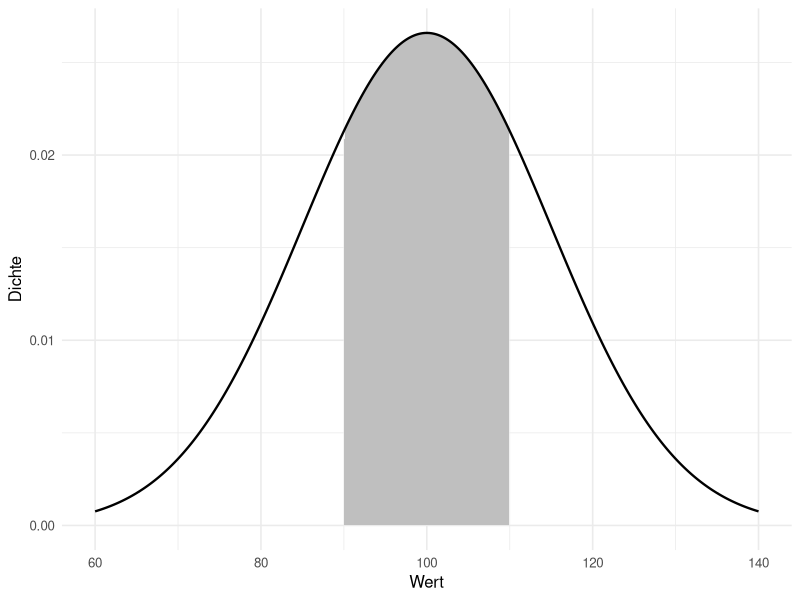
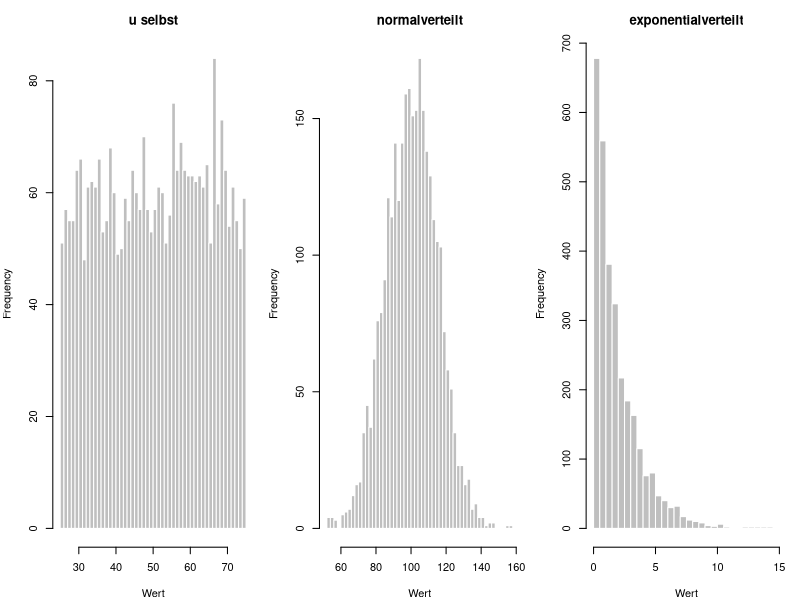
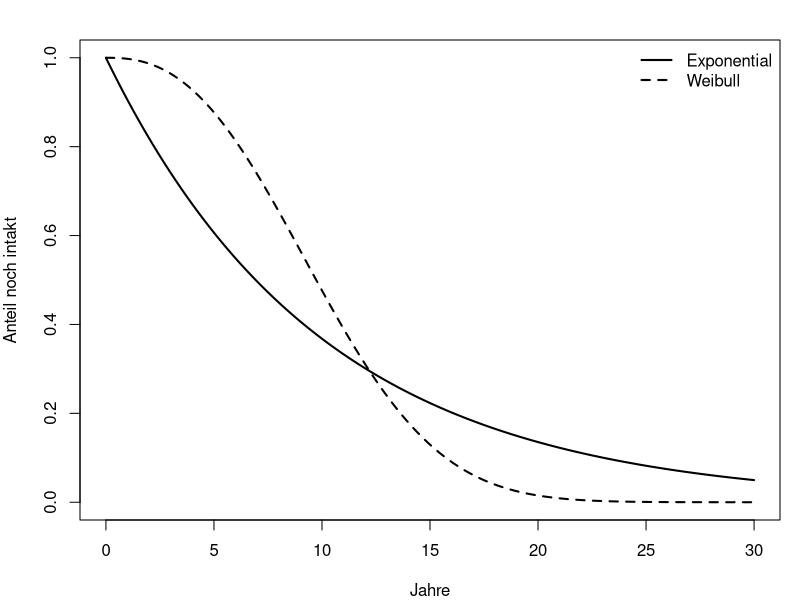

Write R code to recreate these figures, in order.
## ---- chunk 1
#| label: setup-r
#| include: false
library(ggplot2)

theme_set(theme_minimal(base_size = 12))

lehmer <- function(saat, anzahl) {
  s <- saat
  raus <- numeric(anzahl)
  for (k in seq_len(anzahl)) {
    s <- (16807 * s) %% 2147483647
    raus[k] <- s / 2147483647
  }
  raus
}
## ---- chunk 2
#| label: fig-b1-stet-r
#| fig-cap: "Beispiel 1: die Fläche unter der Dichte zwischen 90 und 110 ist die gesuchte Wahrscheinlichkeit."
#| fig-height: 3.2
x <- seq(60, 140, length.out = 400)
d <- dnorm(x, mean = 100, sd = 15)
flaeche <- data.frame(x = x[x >= 90 & x <= 110], y = d[x >= 90 & x <= 110])

ggplot(data.frame(x, d), aes(x, d)) +
  geom_area(data = flaeche, aes(x, y), fill = "grey75") +
  geom_line(linewidth = 0.8) +
  labs(x = "Wert", y = "Dichte")

# Die Flaeche ueber die Verteilungsfunktion
round(pnorm(110, 100, 15) - pnorm(90, 100, 15), 4)

# Der Dichtewert bei 100 - keine Wahrscheinlichkeit
round(dnorm(100, 100, 15), 4)

# Immer engere Intervalle um 100
round(c(
  breite_1 = pnorm(100.5, 100, 15) - pnorm(99.5, 100, 15),
  breite_0.1 = pnorm(100.05, 100, 15) - pnorm(99.95, 100, 15),
  breite_0 = pnorm(100, 100, 15) - pnorm(100, 100, 15)
), 6)

# Eine Dichte groesser als eins: Gleichverteilung auf einem schmalen Intervall
round(dunif(0.05, min = 0, max = 0.1), 2)
## ---- chunk 3
#| label: b2-stet-r
# d: Dichte an einer Stelle
round(dnorm(115, 100, 15), 5)

# p: Anteil unterhalb einer Schranke
round(pnorm(115, 100, 15), 4)

# q: die Schranke zu einem Anteil - die Umkehrung von p
round(qnorm(0.8413, 100, 15), 3)
round(qnorm(c(0.025, 0.5, 0.975), 100, 15), 3)

# r: Zufallszahlen (hier deterministisch ueber die Quantilfunktion)
round(qnorm(lehmer(1234, 5), 100, 15), 2)

# Zwei typische Fragen
round(c(
  anteil_ueber_130 = 1 - pnorm(130, 100, 15),
  anteil_zwischen_85_115 = pnorm(115, 100, 15) - pnorm(85, 100, 15),
  wert_der_top_5_prozent = qnorm(0.95, 100, 15)
), 4)
## ---- chunk 4
#| label: fig-b3-stet-r
#| fig-cap: "Beispiel 3: dieselben gleichverteilten Zahlen, durch drei Quantilfunktionen geschickt."
#| fig-height: 3.2
u <- lehmer(2468, 3000)

normal <- qnorm(u, mean = 100, sd = 15)
exponential <- -log(u) / 0.5          # entspricht qexp(u, rate = 0.5)
gleich <- 25 + 50 * u

par(mfrow = c(1, 3), mar = c(4, 4, 3, 1))
hist(gleich, breaks = 40, col = "grey75", border = "white",
     main = "u selbst", xlab = "Wert")
hist(normal, breaks = 40, col = "grey75", border = "white",
     main = "normalverteilt", xlab = "Wert")
hist(exponential, breaks = 40, col = "grey75", border = "white",
     main = "exponentialverteilt", xlab = "Wert")
par(mfrow = c(1, 1))

# Drei einzelne Werte, durch alle drei Funktionen
beispiel <- c(0.1, 0.5, 0.9)
round(rbind(u = beispiel,
            normal = qnorm(beispiel, 100, 15),
            exponential = qexp(beispiel, rate = 0.5),
            gleich = 25 + 50 * beispiel), 4)

# Stimmen die Kennzahlen?
round(rbind(
  gleich = c(mittel = mean(gleich), sd = sd(gleich),
             erwartet_mittel = 50, erwartet_sd = 50 / sqrt(12)),
  normal = c(mean(normal), sd(normal), 100, 15),
  exponential = c(mean(exponential), sd(exponential), 2, 2)
), 3)
## ---- chunk 5
#| label: fig-b4-stet-r
#| fig-cap: "Beispiel 4: zwei Überlebensfunktionen mit identischer mittlerer Lebensdauer."
#| fig-height: 3.2
rate <- 0.1
k <- 2.5
skala <- 10 / gamma(1 + 1 / k)

round(c(skala = skala,
        mittel_weibull = skala * gamma(1 + 1 / k),
        sd_exponential = 1 / rate,
        sd_weibull = skala * sqrt(gamma(1 + 2 / k) - gamma(1 + 1 / k)^2),
        median_exponential = qexp(0.5, rate),
        median_weibull = qweibull(0.5, shape = k, scale = skala)), 3)

t <- seq(0, 30, by = 0.1)
par(mar = c(4, 4, 2, 1))
plot(t, 1 - pexp(t, rate), type = "l", lwd = 2, ylim = c(0, 1),
     xlab = "Jahre", ylab = "Anteil noch intakt")
lines(t, 1 - pweibull(t, shape = k, scale = skala), lwd = 2, lty = 2)
legend("topright", legend = c("Exponential", "Weibull"),
       lwd = 2, lty = c(1, 2), bty = "n")

# Wahrscheinlichkeit fuer weitere drei Jahre, je nach bisherigem Alter
for (alter in c(0, 5, 10, 20)) {
  p_exp <- (1 - pexp(alter + 3, rate)) / (1 - pexp(alter, rate))
  p_wei <- (1 - pweibull(alter + 3, k, skala)) /
    (1 - pweibull(alter, k, skala))
  cat(sprintf("nach %2d Jahren | Exponential %.4f | Weibull %.4f\n",
              alter, p_exp, p_wei))
}
